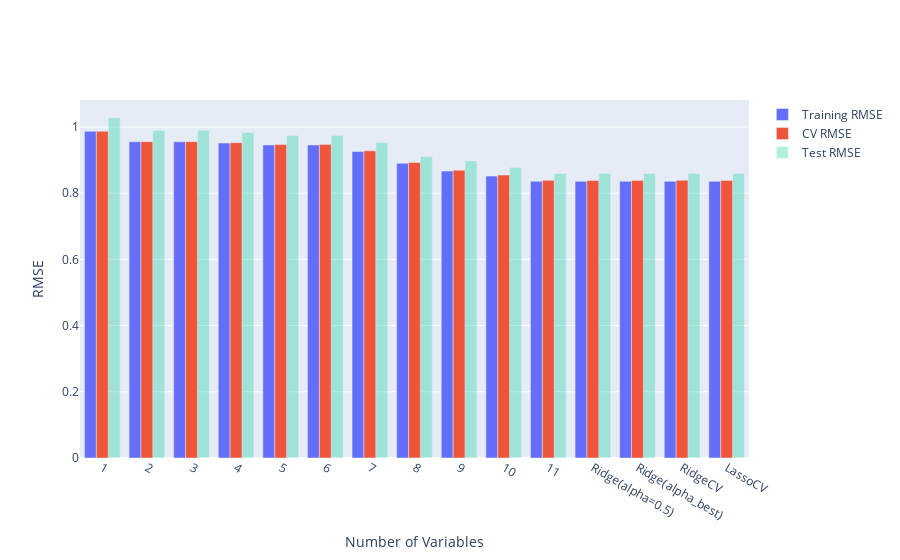

The cell this chart's notebook holds for it:
### Code cell
lasso_model.fit(tr, tr['quality'])
models["LassoCV"] = lasso_model
compare_models(models)

### Figure 1 — Plotly figure (JSON) as saved in the notebook; plotly's stock layout.template omitted (floating-point values rounded to 4 significant figures)
{"data": [{"name": "Training RMSE", "type": "bar", "x": ["1", "2", "3", "4", "5", "6", "7", "8", "9", "10", "11", "Ridge(alpha=0.5)", "Ridge(alpha_best)", "RidgeCV", "LassoCV"], "y": [0.9868, 0.9553, 0.9551, 0.9516, 0.9458, 0.9456, 0.9259, 0.8903, 0.8666, 0.8516, 0.8357, 0.8357, 0.8357, 0.8357, 0.8358]}, {"name": "CV RMSE", "type": "bar", "x": ["1", "2", "3", "4", "5", "6", "7", "8", "9", "10", "11", "Ridge(alpha=0.5)", "Ridge(alpha_best)", "RidgeCV", "LassoCV"], "y": [0.987, 0.9557, 0.9557, 0.9525, 0.9471, 0.9474, 0.9279, 0.8926, 0.8694, 0.8547, 0.8387, 0.8386, 0.8386, 0.8387, 0.8386]}, {"name": "Test RMSE", "opacity": 0.3, "type": "bar", "x": ["1", "2", "3", "4", "5", "6", "7", "8", "9", "10", "11", "Ridge(alpha=0.5)", "Ridge(alpha_best)", "RidgeCV", "LassoCV"], "y": [1.027, 0.9891, 0.9899, 0.9832, 0.9742, 0.9743, 0.9529, 0.9106, 0.8973, 0.8773, 0.8594, 0.8593, 0.8593, 0.8594, 0.8592]}], "layout": {"xaxis": {"title": {"text": "Number of Variables"}}, "yaxis": {"title": {"text": "RMSE"}}}}
